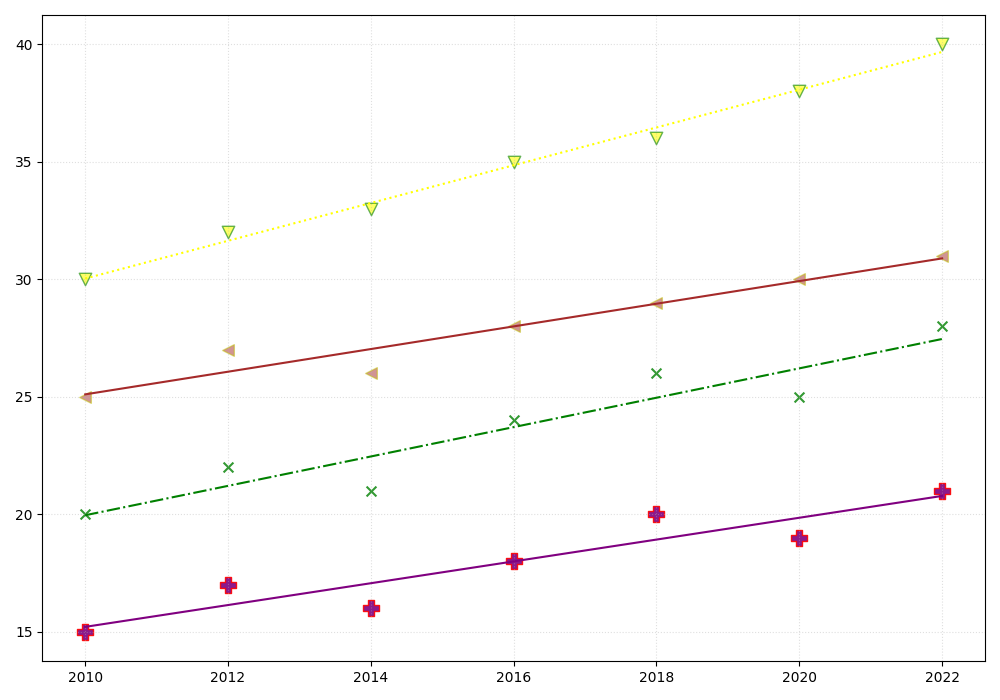

Write Python code to recreate this figure.
import numpy as np
import matplotlib.pyplot as plt

years = np.array([2010, 2012, 2014, 2016, 2018, 2020, 2022])
clay_yield = np.array([20, 22, 21, 24, 26, 25, 28])
loam_yield = np.array([30, 32, 33, 35, 36, 38, 40])
sandy_yield = np.array([15, 17, 16, 18, 20, 19, 21])
peaty_yield = np.array([25, 27, 26, 28, 29, 30, 31])

fig, ax = plt.subplots(figsize=(10, 7))

ax.scatter(years, clay_yield, color='green', s=50, alpha=0.8, edgecolors='b', marker='x')
ax.scatter(years, loam_yield, color='yellow', s=80, alpha=0.6, edgecolors='g', marker='v')
ax.scatter(years, sandy_yield, color='purple', s=120, alpha=0.9, edgecolors='r', marker='P')
ax.scatter(years, peaty_yield, color='brown', s=70, alpha=0.5, edgecolors='y', marker='<')

clay_coefs = np.polyfit(years, clay_yield, 1)
loam_coefs = np.polyfit(years, loam_yield, 1)
sandy_coefs = np.polyfit(years, sandy_yield, 1)
peaty_coefs = np.polyfit(years, peaty_yield, 1)

ax.plot(years, np.poly1d(clay_coefs)(years), color='green', linestyle='-.')
ax.plot(years, np.poly1d(loam_coefs)(years), color='yellow', linestyle=':')
ax.plot(years, np.poly1d(sandy_coefs)(years), color='purple', linestyle='-')
ax.plot(years, np.poly1d(peaty_coefs)(years), color='brown', linestyle='-')

ax.grid(True, linestyle=':', alpha=0.4)

plt.tight_layout()
plt.show()
